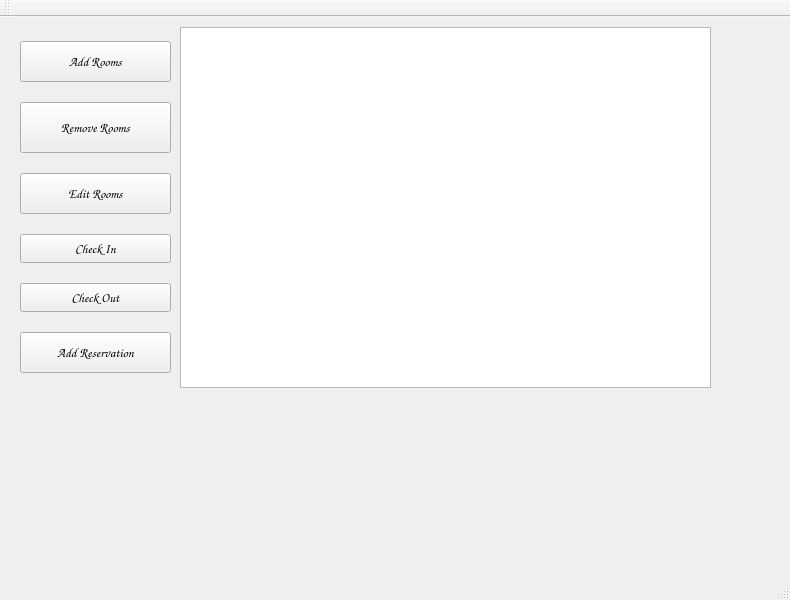
<?xml version="1.0" encoding="UTF-8"?>
<ui version="4.0">
 <class>MainWindow</class>
 <widget class="QMainWindow" name="MainWindow">
  <property name="geometry">
   <rect>
    <x>0</x>
    <y>0</y>
    <width>790</width>
    <height>600</height>
   </rect>
  </property>
  <property name="minimumSize">
   <size>
    <width>790</width>
    <height>600</height>
   </size>
  </property>
  <property name="font">
   <font>
    <family>Comic Sans MS</family>
    <pointsize>10</pointsize>
    <italic>false</italic>
    <bold>true</bold>
    <strikeout>false</strikeout>
   </font>
  </property>
  <property name="windowTitle">
   <string>MainWindow</string>
  </property>
  <widget class="QWidget" name="centralwidget">
   <widget class="QTableView" name="tableViewRooms">
    <property name="geometry">
     <rect>
      <x>180</x>
      <y>10</y>
      <width>531</width>
      <height>361</height>
     </rect>
    </property>
   </widget>
   <widget class="QWidget" name="">
    <property name="geometry">
     <rect>
      <x>20</x>
      <y>10</y>
      <width>151</width>
      <height>361</height>
     </rect>
    </property>
    <layout class="QGridLayout" name="gridLayout">
     <item row="3" column="0">
      <widget class="QPushButton" name="checkIn">
       <property name="minimumSize">
        <size>
         <width>83</width>
         <height>29</height>
        </size>
       </property>
       <property name="text">
        <string>Check In</string>
       </property>
      </widget>
     </item>
     <item row="2" column="0">
      <widget class="QPushButton" name="editRoomsButton">
       <property name="minimumSize">
        <size>
         <width>111</width>
         <height>41</height>
        </size>
       </property>
       <property name="text">
        <string>Edit Rooms</string>
       </property>
      </widget>
     </item>
     <item row="4" column="0">
      <widget class="QPushButton" name="checkOut">
       <property name="minimumSize">
        <size>
         <width>83</width>
         <height>29</height>
        </size>
       </property>
       <property name="text">
        <string>Check Out</string>
       </property>
      </widget>
     </item>
     <item row="0" column="0">
      <widget class="QPushButton" name="addRoomsButton">
       <property name="minimumSize">
        <size>
         <width>101</width>
         <height>41</height>
        </size>
       </property>
       <property name="text">
        <string>Add Rooms</string>
       </property>
      </widget>
     </item>
     <item row="1" column="0">
      <widget class="QPushButton" name="removeRoomsButton">
       <property name="minimumSize">
        <size>
         <width>121</width>
         <height>51</height>
        </size>
       </property>
       <property name="text">
        <string>Remove Rooms</string>
       </property>
      </widget>
     </item>
     <item row="5" column="0">
      <widget class="QPushButton" name="addReservation">
       <property name="minimumSize">
        <size>
         <width>131</width>
         <height>41</height>
        </size>
       </property>
       <property name="text">
        <string>Add Reservation</string>
       </property>
      </widget>
     </item>
    </layout>
   </widget>
   <zorder>checkIn</zorder>
   <zorder>removeRoomsButton</zorder>
   <zorder>addRoomsButton</zorder>
   <zorder>addReservation</zorder>
   <zorder>tableViewRooms</zorder>
   <zorder>checkOut</zorder>
   <zorder>editRoomsButton</zorder>
   <zorder>tableViewRooms</zorder>
  </widget>
  <widget class="QMenuBar" name="menubar">
   <property name="geometry">
    <rect>
     <x>0</x>
     <y>0</y>
     <width>790</width>
     <height>29</height>
    </rect>
   </property>
  </widget>
  <widget class="QStatusBar" name="statusbar"/>
  <widget class="QToolBar" name="toolBar">
   <property name="windowTitle">
    <string>toolBar</string>
   </property>
   <attribute name="toolBarArea">
    <enum>TopToolBarArea</enum>
   </attribute>
   <attribute name="toolBarBreak">
    <bool>false</bool>
   </attribute>
  </widget>
 </widget>
 <resources/>
 <connections/>
</ui>
